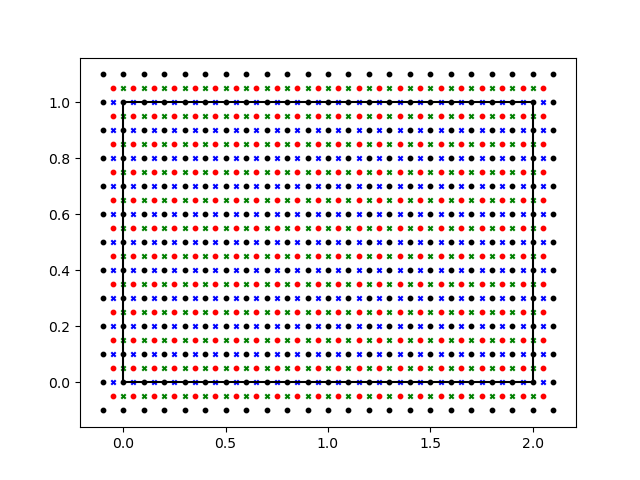

The Python source for this figure:
import numpy as np
import matplotlib.pyplot as plt

'''
Objective:
1. Take inputs of L,W,H
2. Return grids for pressure and velocities
3. Comment out displaying the grids

'''

def init_mesh(L,W,h_x,h_y):
    grid = np.mgrid[-h_x:L+h_x:h_x,-h_y:W+h_y:h_y]
    return grid

def facecenter(grid,axis):

    if axis==0:
        n_x = len(grid[0])-1
        n_y = len(grid[0][0])-1

    else:
        n_x = len(grid[0])-1
        n_y = len(grid[0][0])-1

    fgrid = np.zeros((2,n_x,n_y))

    for i in range(0,n_x):
        for j in range(0,n_y):

            if axis==0:

                fgrid[0][i][j] = (grid[0][i+1][j]+grid[0][i+1][j+1])/2
                fgrid[1][i][j] = (grid[1][i+1][j]+grid[1][i+1][j+1])/2

            else:
                fgrid[0][i][j] = (grid[0][i][j+1]+grid[0][i+1][j+1])/2
                fgrid[1][i][j] = (grid[1][i][j+1]+grid[1][i+1][j+1])/2

    return fgrid

def cellcenter(grid):
    n_x = len(grid[0])-1
    n_y = len(grid[0][0])-1

    pgrid = np.zeros((2,n_x,n_y))

    for i in range(0,n_x):
        for j in range(0,n_y):
            pgrid[0][i][j] = (grid[0][i][j]+grid[0][i+1][j]+grid[0][i][j+1]\
                                +grid[0][i+1][j+1])/4

            pgrid[1][i][j] = (grid[1][i][j]+grid[1][i+1][j]+grid[1][i][j+1]\
                                +grid[1][i+1][j+1])/4

    return pgrid

def create_mesh(l,w,h_x,h_y):

    L = l+h_x
    W = w+h_y

    n_x = int(L/h_x)
    n_y = int(W/h_y)

    grid = init_mesh(L,W,h_x,h_y)
    pgrid = cellcenter(grid)
    ugrid = facecenter(grid,0)
    vgrid = facecenter(grid,1)

    # print(grid)
    # print(grid)
    # print(pgrid)

    for i in range(n_x+2):
        for j in range(n_y+2):
            plt.figure(num=1)
            plt.scatter(grid[0,i,j],grid[1,i,j],c='k',s=10)

            if i<n_x+1 and j<n_y+1:
                plt.scatter(pgrid[0,i,j],pgrid[1,i,j],c='r',s=10)

            if i<n_x+1 and j<n_y:
                plt.scatter(vgrid[0,i,j],vgrid[1,i,j],c='b',s=10,marker='x')

            if j<n_y+1 and i<n_x:
                plt.scatter(ugrid[0,i,j],ugrid[1,i,j],c='g',s=10,marker='x')

    plt.plot([0,l],[0,0],'k')
    plt.plot([l,l],[0,w],'k')
    plt.plot([l,0],[w,w],'k')
    plt.plot([0,0],[w,0],'k')
    plt.show()

    plt.figure()
    plt.plot([0,l],[0,0],'k')
    plt.plot([l,l],[0,w],'k')
    plt.plot([l,0],[w,w],'k')
    plt.plot([0,0],[w,0],'k')
    plt.scatter(ugrid[0,0,1],ugrid[1,0,1])
    plt.show()

    return grid,pgrid,ugrid,vgrid
